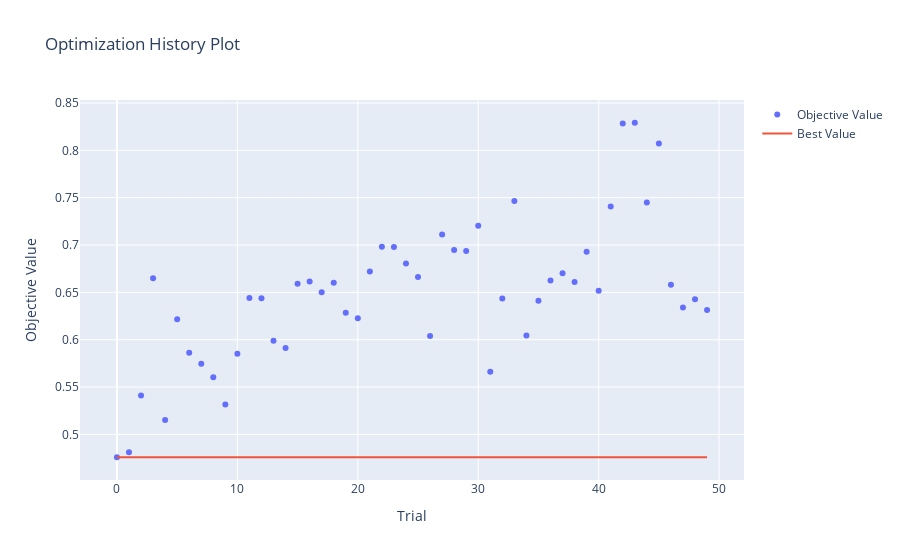

The cell this chart's notebook holds for it:
### Code cell
import optuna.visualization as vis

vis.plot_optimization_history(study)
